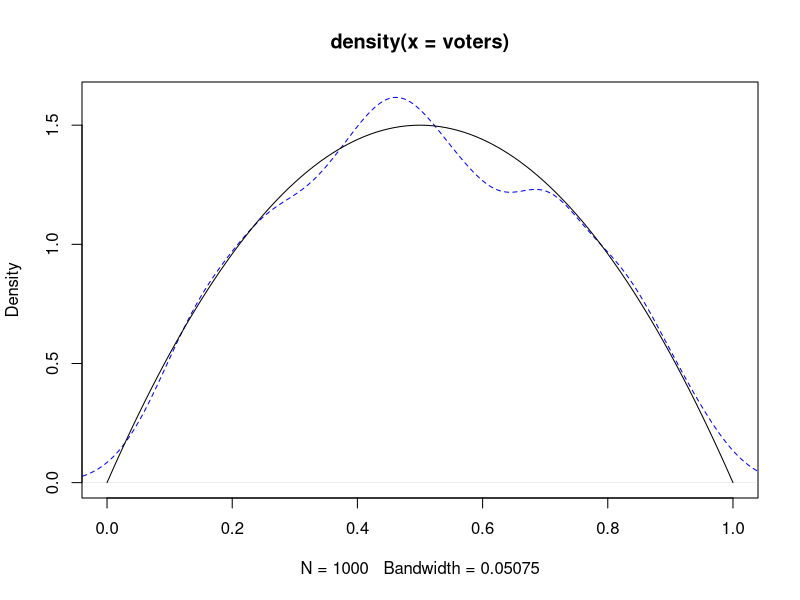
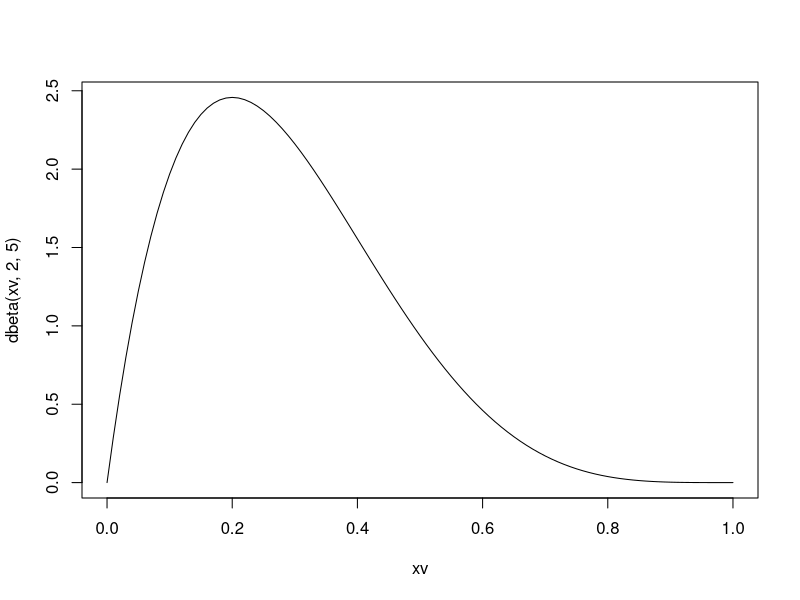
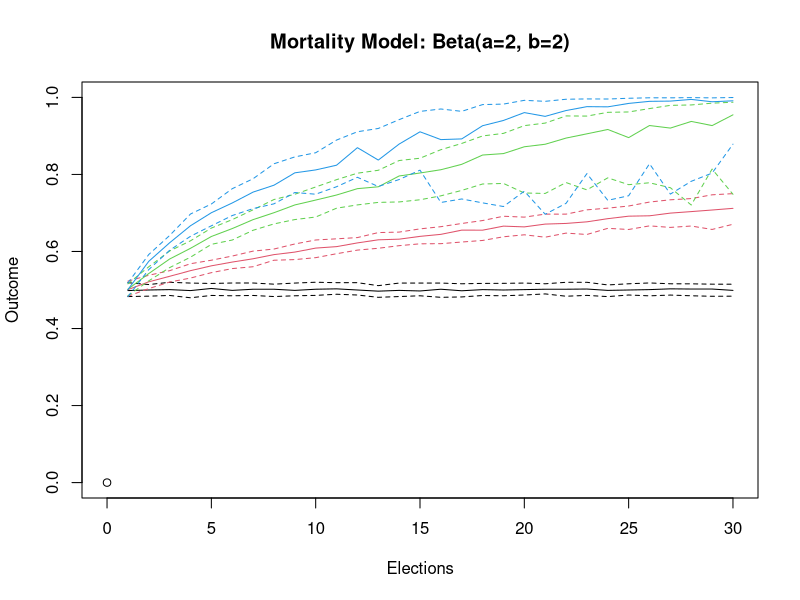

These figures' R source, in order:
## ---- chunk 1
pop_size = 1e3
a=2; b=2 # on average, people vote no better than a coin flip.
boosting_factor = .2 # penalty/bonus for predicting good outcomes
elections = 10 # number of elections
churn_rate=.1 # births/deaths voter churn
## ---- chunk 2
voters = rbeta(pop_size, a, b)
plot(density(voters), lty=2, col='blue', xlim=c(0,1))

xv= seq(0,1,.01)
lines(xv, dbeta(xv, a,b))
## ---- chunk 3
# Voting results for a single election
outcomes = rbinom(pop_size, 1, voters)
mean(outcomes)
## ---- chunk 4
boost_the_vote = function(
  pop_size = 1e3,
  a=2, b=2, # on average, people vote no better than a coin flips.
  boosting_factor = .2, # penalty/bonus for predicting good outcomes
  elections = 10, # number of elections
  churn_rate=.1 # births/deaths voter churn
){
  # Let's simulate "boosting the vote"
  #
  # ~~VOTING POPULATION~~
  voters = rbeta(pop_size, a, b)
  # initialize all voters as having equal contributions to the process
  voting_power = rep(1, pop_size)
  # define a linear penalty/bonus for making a good/bad decision
  penalty = 1 - boosting_factor
  bonus = 1 + boosting_factor
  # after each election, update everyones voting power relative to whether or not they made the right choice
  result = rep(NA, elections)
  voter_age = rep(0, pop_size) # Track the number of elections a voter has participated in
  n_churn = pop_size * churn_rate
  for(i in 1:elections){
    # Run the election
    outcomes = rbinom(pop_size, 1, voters)
    result[i] = sum(voting_power*outcomes)/sum(voting_power)
    # weighted average
    # Update voting power based on results
    voting_power[outcomes==1] = voting_power[outcomes==1] * bonus
    voting_power[outcomes==0] = voting_power[outcomes==0] * penalty
    
    # Kill of oldest voters, replace with fresh voters
    #ix = order(voter_age, ascending=False)[1:n_churn]
    voter_age = voter_age + 1
    ix = sample(pop_size, n_churn, prob = voter_age/sum(voter_age))
    voters[ix] = rbeta(n_churn, a, b)
    voting_power[ix] = 1
  }
  list(voters=voters, voting_power=voting_power,outcomes=result)
}
## ---- chunk 5
elections_sensitivity_plot = function(k = 100,
                                      boosting_factors = c(0, 0.2,
                                                           0.5, 0.8), 
                                      #q = c(0.2, 0.5, 0.8), #60% CI
                                      #q = c(0.05, 0.5, 0.95) # 90% CI
                                      conf_intv = .9,
                                      n = 30, 
                                      a = 1, 
                                      b = 1) {
  q_delta = (1-conf_intv)/2
  q = c(q_delta, .5, 1-q_delta)
  votes = lapply(boosting_factors, function(x) {
    v = replicate(k, 
                  boost_the_vote(boosting_factor = x,
                                 elections = n,
                                 a = a, b = b)$outcomes
    )
    apply(v, 1, function(row) {
      quantile(row, q)
    })
  })
  plot_title = paste("Mortality Model: Beta(a=",a,", b=",b,")", sep="")
  plot(0, 0, xlim = c(0, n), ylim = c(0, 1), xlab = "Elections", ylab = "Outcome", main=plot_title)
  for (i in 1:length(votes)) {
    lines(1:n, votes[[i]][1, ], col = i, lty = 2)
    lines(1:n, votes[[i]][2, ], col = i, lty = 1)
    lines(1:n, votes[[i]][3, ], col = i, lty = 2)
  }
}
## ---- chunk 6
xv = seq(0,1,.01)
plot(xv, dbeta(xv, 2,5), type='l')
elections_sensitivity_plot(k=100, a=2, b=2, conf_intv=.7)
